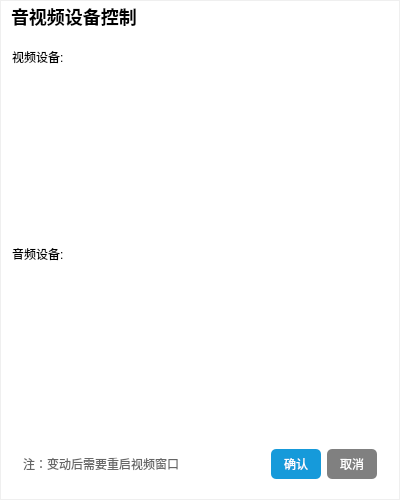
<?xml version="1.0" encoding="UTF-8"?>
<ui version="4.0">
 <class>DeviceSelectDialog</class>
 <widget class="QDialog" name="DeviceSelectDialog">
  <property name="geometry">
   <rect>
    <x>0</x>
    <y>0</y>
    <width>400</width>
    <height>500</height>
   </rect>
  </property>
  <property name="minimumSize">
   <size>
    <width>400</width>
    <height>500</height>
   </size>
  </property>
  <property name="maximumSize">
   <size>
    <width>400</width>
    <height>500</height>
   </size>
  </property>
  <property name="windowTitle">
   <string>音视频设备控制</string>
  </property>
  <layout class="QVBoxLayout" name="verticalLayout_3">
   <property name="spacing">
    <number>0</number>
   </property>
   <property name="leftMargin">
    <number>1</number>
   </property>
   <property name="topMargin">
    <number>1</number>
   </property>
   <property name="rightMargin">
    <number>1</number>
   </property>
   <property name="bottomMargin">
    <number>1</number>
   </property>
   <item>
    <widget class="QWidget" name="widget" native="true">
     <property name="styleSheet">
      <string notr="true">#widget
{
 
	background-color: rgb(255, 255, 255);
}</string>
     </property>
     <layout class="QVBoxLayout" name="verticalLayout">
      <property name="spacing">
       <number>0</number>
      </property>
      <property name="leftMargin">
       <number>0</number>
      </property>
      <property name="topMargin">
       <number>0</number>
      </property>
      <property name="rightMargin">
       <number>0</number>
      </property>
      <property name="bottomMargin">
       <number>0</number>
      </property>
      <item>
       <widget class="QWidget" name="widget_2" native="true">
        <property name="minimumSize">
         <size>
          <width>0</width>
          <height>30</height>
         </size>
        </property>
        <property name="maximumSize">
         <size>
          <width>16777215</width>
          <height>30</height>
         </size>
        </property>
        <layout class="QHBoxLayout" name="horizontalLayout_2">
         <property name="spacing">
          <number>10</number>
         </property>
         <property name="leftMargin">
          <number>10</number>
         </property>
         <property name="topMargin">
          <number>0</number>
         </property>
         <property name="rightMargin">
          <number>0</number>
         </property>
         <property name="bottomMargin">
          <number>0</number>
         </property>
         <item>
          <widget class="QLabel" name="label">
           <property name="styleSheet">
            <string notr="true">font-size:18px;
font-weight:500;</string>
           </property>
           <property name="text">
            <string>音视频设备控制</string>
           </property>
          </widget>
         </item>
         <item>
          <widget class="QPushButton" name="pushButton">
           <property name="minimumSize">
            <size>
             <width>30</width>
             <height>30</height>
            </size>
           </property>
           <property name="maximumSize">
            <size>
             <width>30</width>
             <height>30</height>
            </size>
           </property>
           <property name="styleSheet">
            <string notr="true">image: url(:Resources/Images/WinMain/sysbtn_close_normal.png);
border:none;</string>
           </property>
           <property name="text">
            <string/>
           </property>
           <property name="iconSize">
            <size>
             <width>30</width>
             <height>30</height>
            </size>
           </property>
          </widget>
         </item>
        </layout>
       </widget>
      </item>
      <item>
       <widget class="QWidget" name="widget_3" native="true">
        <layout class="QVBoxLayout" name="verticalLayout_2">
         <item>
          <widget class="QWidget" name="widget_4" native="true">
           <layout class="QVBoxLayout" name="verticalLayout_4">
            <property name="spacing">
             <number>4</number>
            </property>
            <property name="leftMargin">
             <number>0</number>
            </property>
            <property name="topMargin">
             <number>0</number>
            </property>
            <property name="rightMargin">
             <number>0</number>
            </property>
            <property name="bottomMargin">
             <number>0</number>
            </property>
            <item>
             <widget class="QLabel" name="label_3">
              <property name="minimumSize">
               <size>
                <width>0</width>
                <height>30</height>
               </size>
              </property>
              <property name="maximumSize">
               <size>
                <width>16777215</width>
                <height>30</height>
               </size>
              </property>
              <property name="text">
               <string>视频设备:</string>
              </property>
             </widget>
            </item>
            <item>
             <widget class="QWidget" name="widget_5" native="true">
              <layout class="QVBoxLayout" name="verticalLayout_5">
               <property name="spacing">
                <number>10</number>
               </property>
               <property name="leftMargin">
                <number>10</number>
               </property>
               <property name="topMargin">
                <number>10</number>
               </property>
               <property name="rightMargin">
                <number>10</number>
               </property>
               <property name="bottomMargin">
                <number>10</number>
               </property>
              </layout>
             </widget>
            </item>
            <item>
             <widget class="QLabel" name="label_4">
              <property name="minimumSize">
               <size>
                <width>0</width>
                <height>30</height>
               </size>
              </property>
              <property name="maximumSize">
               <size>
                <width>16777215</width>
                <height>30</height>
               </size>
              </property>
              <property name="text">
               <string>音频设备:</string>
              </property>
             </widget>
            </item>
            <item>
             <widget class="QWidget" name="widget_6" native="true">
              <layout class="QVBoxLayout" name="verticalLayout_6">
               <property name="spacing">
                <number>10</number>
               </property>
               <property name="leftMargin">
                <number>10</number>
               </property>
               <property name="topMargin">
                <number>10</number>
               </property>
               <property name="rightMargin">
                <number>10</number>
               </property>
               <property name="bottomMargin">
                <number>10</number>
               </property>
              </layout>
             </widget>
            </item>
           </layout>
          </widget>
         </item>
         <item>
          <widget class="QWidget" name="widget_7" native="true">
           <property name="minimumSize">
            <size>
             <width>0</width>
             <height>50</height>
            </size>
           </property>
           <property name="maximumSize">
            <size>
             <width>16777215</width>
             <height>50</height>
            </size>
           </property>
           <layout class="QHBoxLayout" name="horizontalLayout">
            <item>
             <widget class="QLabel" name="label_2">
              <property name="minimumSize">
               <size>
                <width>0</width>
                <height>30</height>
               </size>
              </property>
              <property name="maximumSize">
               <size>
                <width>16777215</width>
                <height>30</height>
               </size>
              </property>
              <property name="styleSheet">
               <string notr="true">color:#666666;</string>
              </property>
              <property name="text">
               <string>注：变动后需要重启视频窗口</string>
              </property>
             </widget>
            </item>
            <item>
             <widget class="QPushButton" name="btnAccept">
              <property name="minimumSize">
               <size>
                <width>50</width>
                <height>30</height>
               </size>
              </property>
              <property name="maximumSize">
               <size>
                <width>50</width>
                <height>50</height>
               </size>
              </property>
              <property name="styleSheet">
               <string notr="true"> background:rgb(22,154,218);
 color:#fff;
border:none;
border-radius:5%;</string>
              </property>
              <property name="text">
               <string>确认</string>
              </property>
             </widget>
            </item>
            <item>
             <widget class="QPushButton" name="btnClose">
              <property name="minimumSize">
               <size>
                <width>50</width>
                <height>30</height>
               </size>
              </property>
              <property name="maximumSize">
               <size>
                <width>50</width>
                <height>16777215</height>
               </size>
              </property>
              <property name="sizeIncrement">
               <size>
                <width>0</width>
                <height>0</height>
               </size>
              </property>
              <property name="styleSheet">
               <string notr="true"> background:gray;
color:#fff;
border:none;
border-radius:5%;</string>
              </property>
              <property name="text">
               <string>取消</string>
              </property>
             </widget>
            </item>
           </layout>
          </widget>
         </item>
        </layout>
       </widget>
      </item>
     </layout>
    </widget>
   </item>
  </layout>
 </widget>
 <layoutdefault spacing="6" margin="11"/>
 <resources>
  <include location="CMainFrame.qrc"/>
 </resources>
 <connections>
  <connection>
   <sender>pushButton</sender>
   <signal>clicked()</signal>
   <receiver>DeviceSelectDialog</receiver>
   <slot>close()</slot>
   <hints>
    <hint type="sourcelabel">
     <x>385</x>
     <y>14</y>
    </hint>
    <hint type="destinationlabel">
     <x>501</x>
     <y>25</y>
    </hint>
   </hints>
  </connection>
  <connection>
   <sender>btnClose</sender>
   <signal>clicked()</signal>
   <receiver>DeviceSelectDialog</receiver>
   <slot>close()</slot>
   <hints>
    <hint type="sourcelabel">
     <x>351</x>
     <y>463</y>
    </hint>
    <hint type="destinationlabel">
     <x>199</x>
     <y>249</y>
    </hint>
   </hints>
  </connection>
  <connection>
   <sender>btnAccept</sender>
   <signal>clicked()</signal>
   <receiver>DeviceSelectDialog</receiver>
   <slot>accept()</slot>
   <hints>
    <hint type="sourcelabel">
     <x>294</x>
     <y>463</y>
    </hint>
    <hint type="destinationlabel">
     <x>199</x>
     <y>249</y>
    </hint>
   </hints>
  </connection>
 </connections>
</ui>
